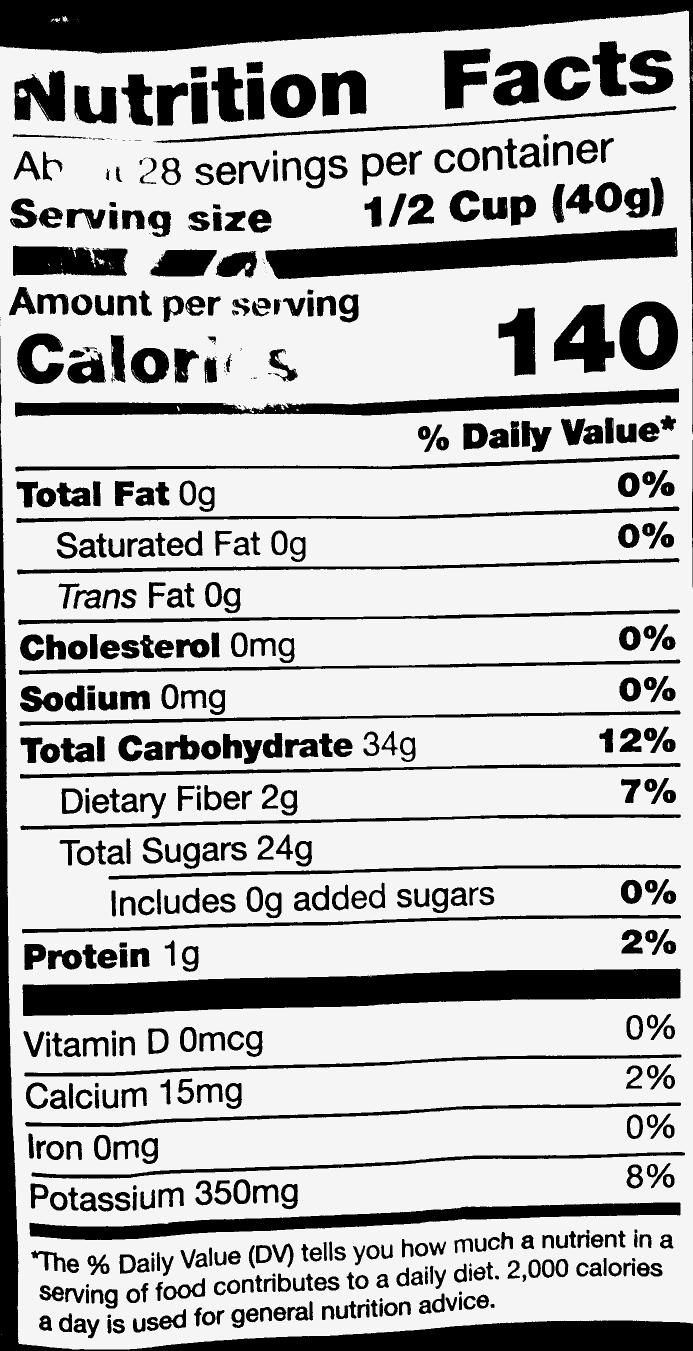
#> input picture nutrients/images/123.jpg, 1386 x 2702 px (shown at 1/2 size); its folder holds only this picture in this run
$ python -i image_ocr.py   (imports and definitions only)   (older library calls are emulated)
#> lines starting #> are read from the running program, lines starting #| are printed output that depends on the picture; after the words box and inside, x2 and y2 are one past the last pixel; in counts of white or black regions, pixels touching at a corner belong together; long printed decimals are rounded
#!/usr/bin/env python
# coding: utf-8

# In[1]:

from __future__ import print_function
import cv2
import glob
import os
import numpy as np
from PIL import Image
import io
import proto

import re
# os.chdir('C:\Users\Administrator\Desktop\Nutrition_OCR\nutriscan\nutrients')

from django.conf import settings
from google.cloud import vision
os.environ["GOOGLE_APPLICATION_CREDENTIALS"]=r"C:\Users\Administrator\Desktop\Nutrition_OCR\nutriscan\nutrients\credentials.json"


# In[3]:


def ocr(image_file):
#> called with image_file = 'images/123.jpg'
    data = {}

    # image = cv2.imread('sample labels/IMG_20210126_182640.jpg')
    image = cv2.imread(image_file)
#> image is the input picture: shape (2702, 1386, 3); min 0, max 255, mean 184.4
    print('image', image)
#> (printed output is left out)
    image = cv2.cvtColor(image, cv2.COLOR_BGR2RGB)


    # In[5]:


    gray = cv2.cvtColor(image, cv2.COLOR_BGR2GRAY)
    edged = cv2.Canny(gray, 30, 500)
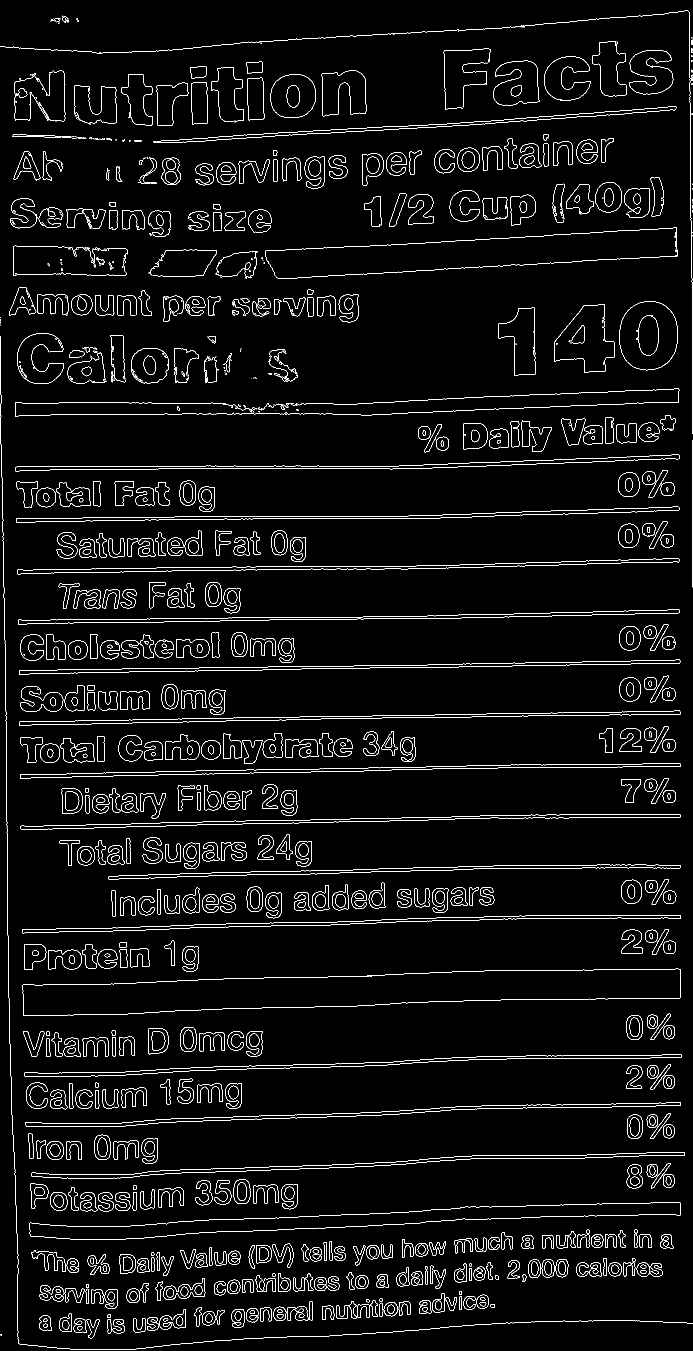
#> edged: shape (2702, 1386) (shown at 1/2 size); 3.8% white in thin lines or dots


    # In[6]:


    laplacian_var = cv2.Laplacian(gray, cv2.CV_64F).var()
#> laplacian_var = 8147.6
    print(laplacian_var)
#| 8147.605
    if laplacian_var < 75:
        return {"Error":"Image blurry! Select another image"}


    # In[118]:


    # blur = cv2.GaussianBlur(gray, (1,1), 0)
    # thresh = cv2.adaptiveThreshold(blur, 255, cv2.ADAPTIVE_THRESH_GAUSSIAN_C, cv2.THRESH_BINARY_INV, 7, 5)
    blur = cv2.GaussianBlur(gray, (1, 1), 0)
    thresh = cv2.threshold(blur, 0, 245, cv2.THRESH_BINARY_INV + cv2.THRESH_OTSU)[1]
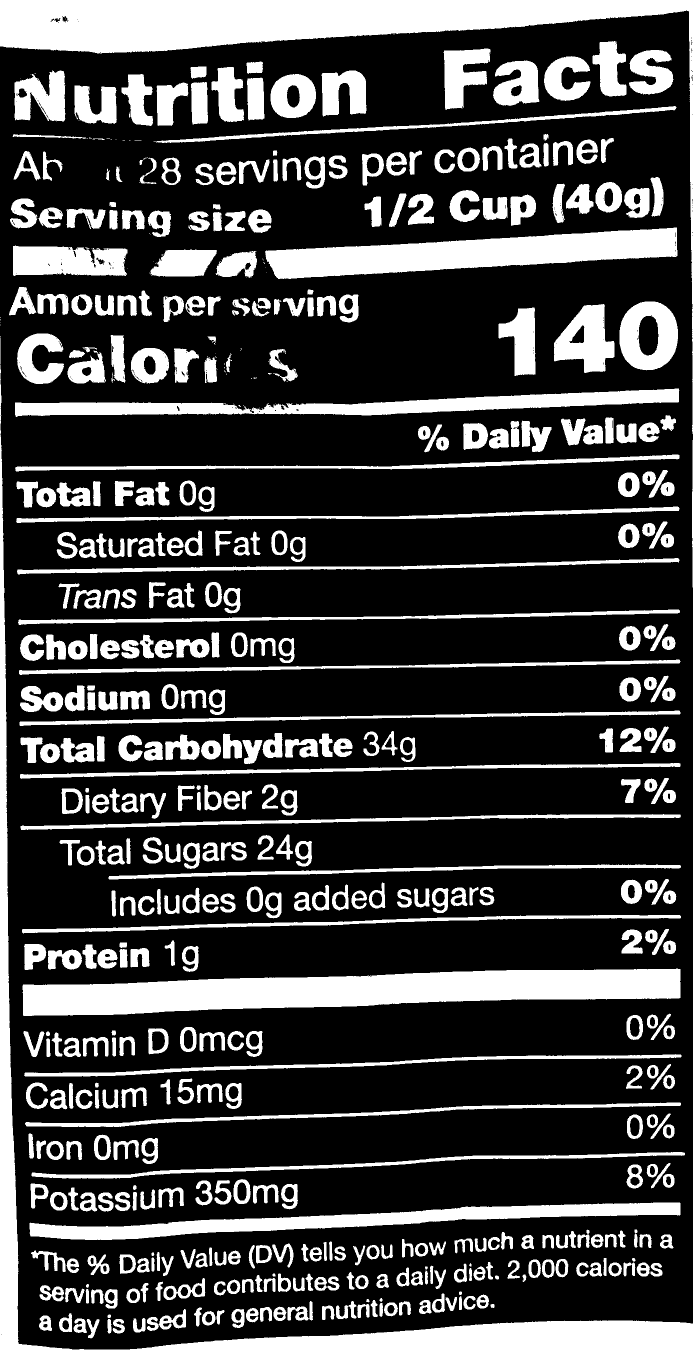
#> thresh: shape (2702, 1386) (shown at 1/2 size); values 0 (black) and 245 (white), 24.9% white; 574 white regions (78 under 20 px), largest, box (x1, y1, x2, y2) and area: (0, 0, 1386, 868) 102872, (0, 730, 1386, 2702) 80403, (45, 1937, 1361, 2032) 79192


    # In[122]:


    gray2 = thresh.copy()
    gray2.shape


    # In[125]:


    sharpen_kernel = np.array([[-1,-1,-1], [-1,9,-1], [-1,-1,-1]])
    sharpen = cv2.filter2D(gray2, -25, sharpen_kernel)


    # In[126]:


    de_sharpen = cv2.fastNlMeansDenoising(sharpen)


    # In[129]:


    cv2.imwrite(os.path.join(settings.MEDIA_ROOT, image_file), de_sharpen)
#> (this line was passed over: django is not available in this run)


    # In[130]:


    # [39 lines left out: functions getSkewAngle, rotateImage, not called in this run]


    # In[132]:


    # Deskew image
    def deskew(cvImage):
        angle = getSkewAngle(cvImage)
        return rotateImage(cvImage, -1.0 * angle)


    # In[133]:


    # [15 lines left out: function poly_area, not called in this run]


    # In[134]:


    # gcp_credentials_string = r"C:\Users\mradul\PycharmProjects\Nutrition_OCR\nutrition-ocr-303906-48e94a8fb64d.json"
    # gcp_json_credentials_dict = json.loads(gcp_credentials_string)
    # credentials = service_account.Credentials.from_service_account_info(gcp_json_credentials_dict)

#> (the run stopped early here; a loop or call above may not have finished)

$ run again, on nutrients/images/159.jpg
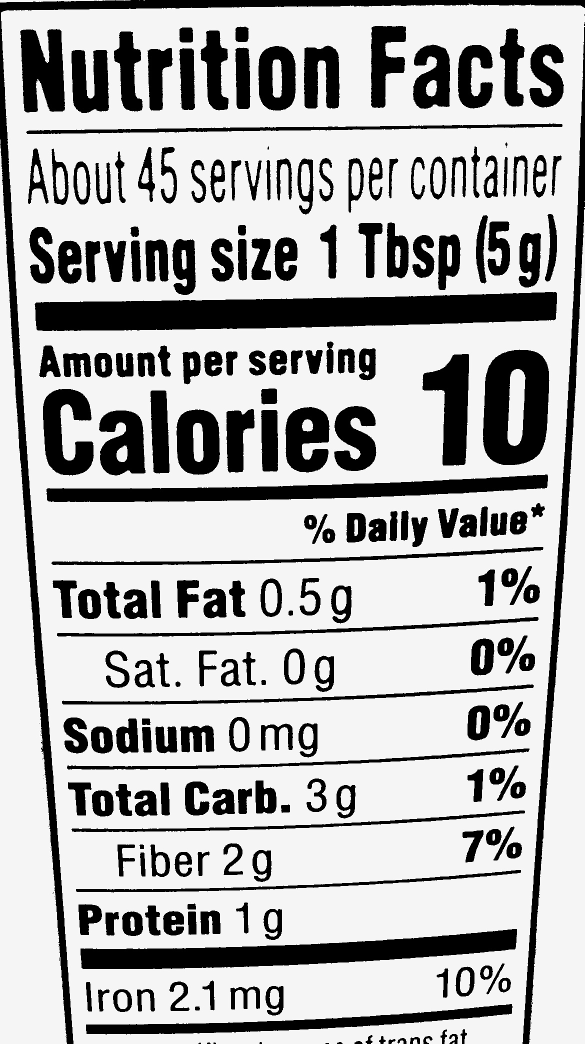
#> input picture nutrients/images/159.jpg, 1169 x 2087 px (shown at 1/2 size)
#> in ocr, image is the input picture: shape (2087, 1169, 3); min 0, max 255, mean 179.3
#> (printed output is left out)
#> in ocr, `edged = cv2.Canny(gray, 30, 500)`:
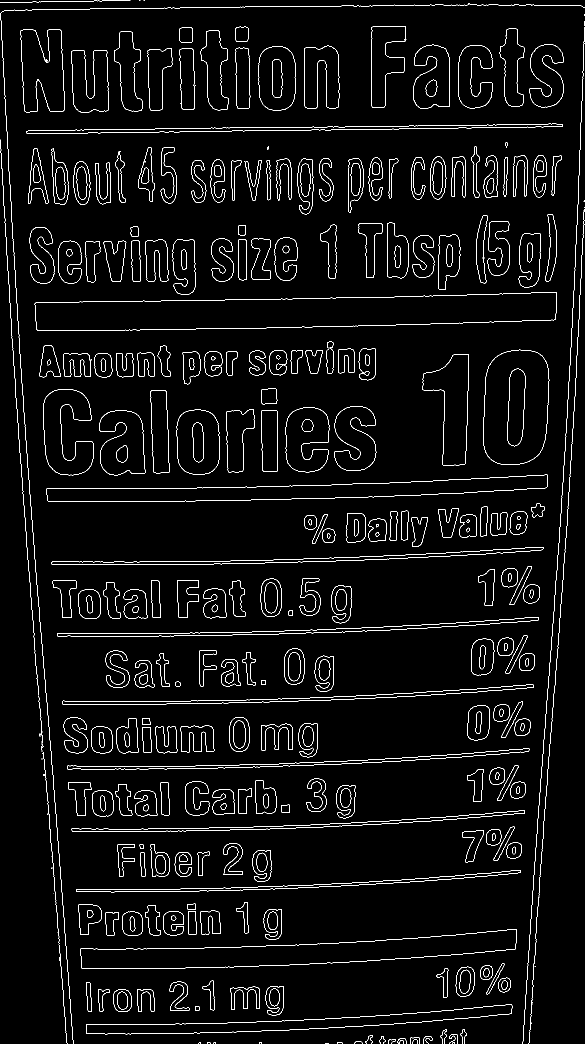
#> edged: shape (2087, 1169) (shown at 1/2 size); 3.5% white in thin lines or dots
#> laplacian_var = 7245.5
#| 7245.486
#> in ocr, `thresh = cv2.threshold(blur, 0, 245, cv2.THRESH_BINARY_INV + cv2.THRES..`:
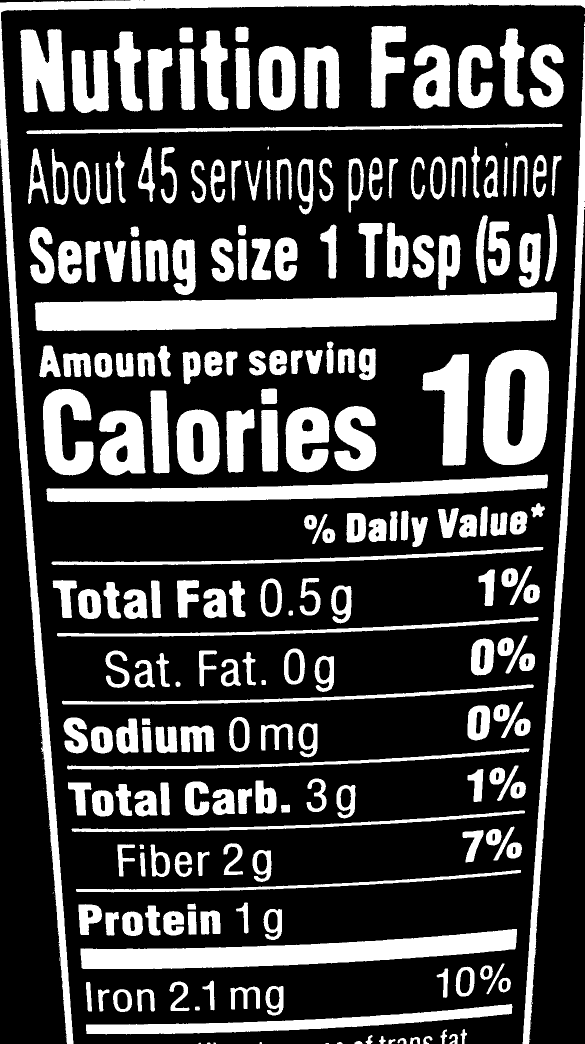
#> thresh: shape (2087, 1169) (shown at 1/2 size); values 0 (black) and 245 (white), 27% white; 264 white regions (37 under 20 px), largest, box (x1, y1, x2, y2) and area: (69, 584, 1114, 662) 59841, (0, 0, 1169, 2087) 44597, (161, 1858, 1034, 1938) 34970

$ run again, on nutrients/images/image_name.jpg
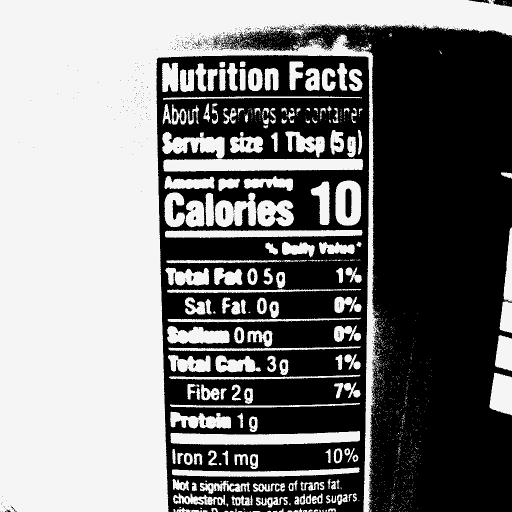
#> input picture nutrients/images/image_name.jpg, 1024 x 1024 px (shown at 1/2 size)
#> in ocr, image is the input picture: shape (1024, 1024, 3); min 0, max 255, mean 123.2
#> (printed output is left out)
#> in ocr, `edged = cv2.Canny(gray, 30, 500)`:
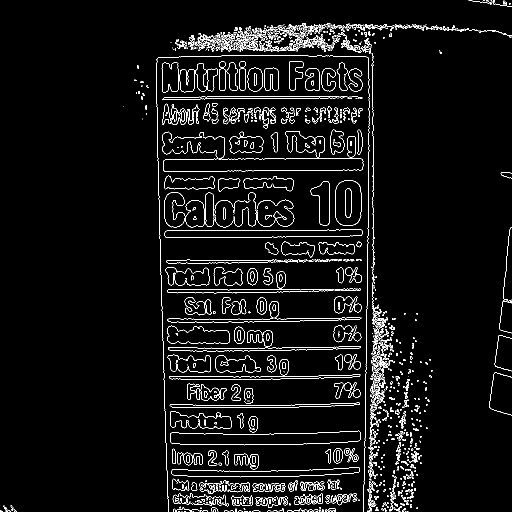
#> edged: shape (1024, 1024) (shown at 1/2 size); 4.3% white in thin lines or dots
#> laplacian_var = 14335.5
#| 14335.501
#> in ocr, `thresh = cv2.threshold(blur, 0, 245, cv2.THRESH_BINARY_INV + cv2.THRES..`:
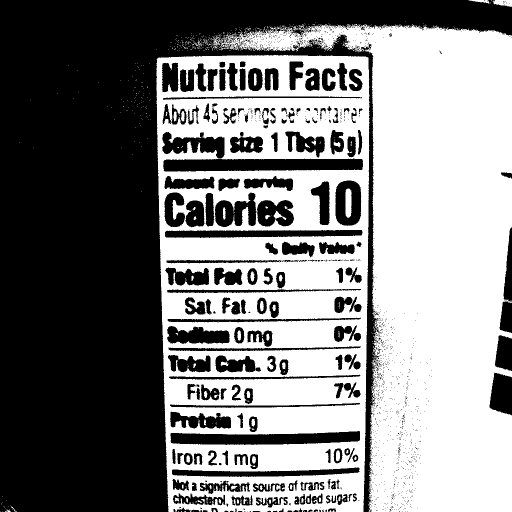
#> thresh: shape (1024, 1024) (shown at 1/2 size); values 0 (black) and 245 (white), 49.9% white; 643 white regions (580 under 20 px), largest, box (x1, y1, x2, y2) and area: (423, 48, 1024, 1024) 269396, (313, 110, 739, 1024) 248671, (691, 377, 703, 436) 647
